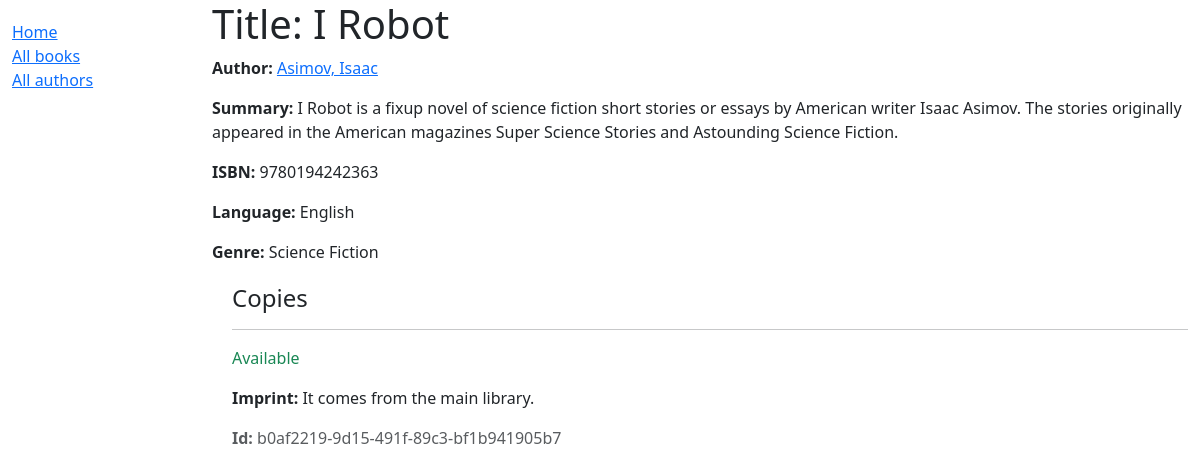
/catalog/book/3, run on the app's committed database.
### catalog/models.py (models this page shows, shortened)
class Book(models.Model):
    title = models.CharField(max_length=200)
    author = models.ForeignKey("Author", on_delete=models.RESTRICT, null=True)
    summary = models.TextField(
        max_length=1000, help_text="Enter a brief description of the book")
    isbn = models.CharField(
        "ISBN",
        max_length=13,
        unique=True,
        help_text=(
            "13 Character "
            "<a href='https://www.isbn-international.org/content/what-isbn'>"
            "ISBN number</a>"
        )
    )
    genre = models.ManyToManyField(Genre, help_text=(
            "Select a genre for this book"
            )
        )
    language = models.ForeignKey("Language",
                                 on_delete=models.SET_NULL, null=True)
    def display_genre(self):
        """Create a string for the Genre. This is required to display genre in Admin."""
        return ', '.join(genre.name for genre in self.genre.all()[:3])
    display_genre.short_description = 'Genre'

class Author(models.Model):
    first_name = models.CharField(max_length=100)
    last_name = models.CharField(max_length=100)
    date_of_birth = models.DateField("birth", null=True, blank=True)
    date_of_death = models.DateField("Died", null=True, blank=True)
    class Meta:
        ordering = ["last_name", "first_name"]
    def get_absolute_url(self):
        return reverse("author-detail", args=[str(self.id)])
    def __str__(self):
        return f"{self.last_name}, {self.first_name}"

class Language(models.Model):
    name = models.CharField(max_length=200, unique=True,
                            help_text="Enter the book's original language")
    def __str__(self):
        return self.name

class Genre(models.Model):
    name = models.CharField(
        max_length=200,
        unique=True,
        help_text="Enter a book genre"
    )
    def __str__(self):
        return self.name

class BookInstance(models.Model):
    id = models.UUIDField(primary_key=True, default=uuid.uuid4,
                          help_text=("Unique ID for this"
                                     "particular book across"
                                     "whole library"))
    book = models.ForeignKey("Book", on_delete=models.RESTRICT, null=True)
    imprint = models.CharField(max_length=200)
    due_back = models.DateField(null=True, blank=True)
    LOAN_STATUS = (
        ("m", "Maintenance"),
        ("o", "On loan"),
        ("a", "Available"),
        ("r", "Reserved"),
    )
    status = models.CharField(
        max_length=1,
        choices=LOAN_STATUS,
        blank=True,
        default="m",
        help_text="Book availability"
    )
    class Meta:
        ordering = ["due_back"]
    def display_status(self):
        """Create a string for the status. This is required to display status in Admin."""
        return self.status
    display_status.short_description = 'Status'
    def display_return_date(self):
        """Create a string for the due_back. This is required to display due_back in Admin."""
        return self.due_back
    display_return_date.short_description = 'Due Back'

### catalog/views.py (the view)
# urls.py: path("book/<int:pk>", views.BookDetailView.as_view(), name="book-detail"),
class BookDetailView(generic.DetailView):
    model = Book
    template_name = "books/book_detail.html"
    paginate_by = 10
    def get_context_data(self, **kwargs):
        context = super(BookDetailView, self).get_context_data(**kwargs)
        context["some_data"] = "This is just some data"
        return context

### catalog/templates/books/book_detail.html (shortened to what this page needs)
{% extends "base_generic.html" %}
{% block content %}
  <h1>Title: {{ book.title }}</h1>
  <p><strong>Author:</strong>
    <a href="{{ book.author.get_absolute_url }}">{{ book.author }}
    </a>
  </p>
  <p><strong>Summary:</strong> {{ book.summary }}</p>
  <p><strong>ISBN:</strong> {{ book.isbn }}</p>
  <p><strong>Language:</strong> {{ book.language }}</p>
  <p><strong>Genre:</strong> {{ book.genre.all|join:", " }}</p>
  <div style="margin-left:20px;margin-top:20px">
    <h4>Copies</h4>
    {% for copy in book.bookinstance_set.all %}
      <hr />
      <p
        class="{% if copy.status == 'a' %}text-success
               {% elif copy.status == 'm' %}text-danger
               {% else %}text-warning{% endif %}">
        {{ copy.get_status_display }}
      </p>
      <p><strong>Imprint:</strong> {{ copy.imprint }}</p>
      <p class="text-muted"><strong>Id:</strong> {{ copy.id }}</p>
    {% endfor %}
  </div>
{% endblock %}

### data on the page
Book: author "Asimov, Isaac", summary "I Robot is a fixup novel of science fiction short stories or essays by American writer Isaac Asimov. The stories originally appeared in the American magazines Super Science Stories and Astounding Science Fiction.", isbn "9780194242363", language "English", genre.all "Science Fiction"
BookInstance: status "Available", imprint "It comes from the main library.", id "b0af2219-9d15-491f-89c3-bf1b941905b7"
